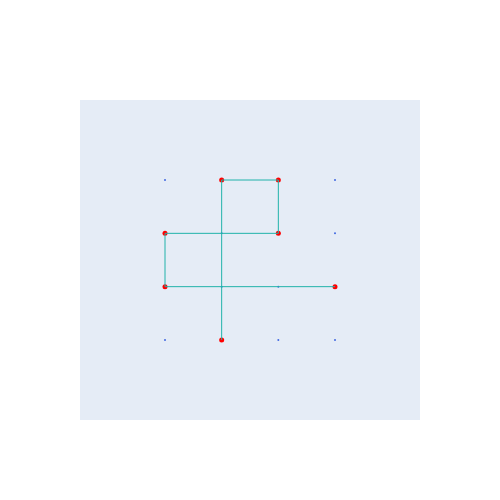

The notebook cell this image was saved under:
### Markdown cell above
### Connecting $\pm 1$'s on the matrix

### Code cell
fig = go.Figure()
figsize = (500, 500)
SIZE = 10
s = len(sqr.segments)
delta = SIZE/(s+1)

def trans(pair):
    return (pair[1] - pair[0]*1j)*delta +(3/2+1/2*1j)*delta + SIZE*1j

#--- Points ---
corners = dict(points=[], marker=dict(size=5.0, color="Red"),)
others = dict(points=[], marker=dict(size=2.0, color="RoyalBlue"),)

entry = np.nditer(M, flags=['multi_index'])
while not entry.finished:
    if entry[0]==0:
        others['points'].append(entry.multi_index)
    else:
        corners['points'].append(entry.multi_index)
    entry.iternext()

for pdict in [others, corners]:
    z_list = [trans(pair) for pair in pdict['points']]
    fig.add_trace(go.Scatter(
        x = [z.real for z in z_list],
        y = [z.imag for z in z_list],
        mode="markers",
        marker=pdict['marker'],
    ))

#--- Lines ---
lines = []
for k in range(s):
    for i in range(2):  # 0: horizontal lines, 1: vertical lines
        z = [trans(pair) for pair in corners['points'] if pair[i] == k]
        if len(z) == 2:
            lines.append(
                go.layout.Shape(
                    type="line",
                    x0=z[0].real, y0=z[0].imag,
                    x1=z[1].real, y1=z[1].imag,
                    line=dict(color="LightSeaGreen", width=1,),
                ))
               
#--- Update axes properties
options = dict(
    range=[0, SIZE+2*delta], 
    showticklabels=False,
    showgrid=False,
    zeroline=False,
)
fig.update_xaxes(options)
fig.update_yaxes(options)
#--- Set figure size and background color
fig.update_layout(
    width=figsize[0], height=figsize[1],
#     plot_bgcolor="white", 
    showlegend=False,
    shapes=lines
)
fig.show()

### Figure 1 — Plotly figure (JSON) as saved in the notebook; plotly's stock layout.template omitted (floating-point values rounded to 4 significant figures)
{"data": [{"marker": {"color": "RoyalBlue", "size": 2}, "mode": "markers", "type": "scatter", "x": [3.75, 11.25, 6.25, 11.25, 6.25, 8.75, 3.75, 8.75, 11.25], "y": [11.25, 11.25, 8.75, 8.75, 6.25, 6.25, 3.75, 3.75, 3.75]}, {"marker": {"color": "Red", "size": 5}, "mode": "markers", "type": "scatter", "x": [6.25, 8.75, 3.75, 8.75, 3.75, 11.25, 6.25], "y": [11.25, 11.25, 8.75, 8.75, 6.25, 6.25, 3.75]}], "layout": {"height": 500, "shapes": [{"line": {"color": "LightSeaGreen", "width": 1}, "type": "line", "x0": 6.25, "x1": 8.75, "y0": 11.25, "y1": 11.25}, {"line": {"color": "LightSeaGreen", "width": 1}, "type": "line", "x0": 3.75, "x1": 3.75, "y0": 8.75, "y1": 6.25}, {"line": {"color": "LightSeaGreen", "width": 1}, "type": "line", "x0": 3.75, "x1": 8.75, "y0": 8.75, "y1": 8.75}, {"line": {"color": "LightSeaGreen", "width": 1}, "type": "line", "x0": 6.25, "x1": 6.25, "y0": 11.25, "y1": 3.75}, {"line": {"color": "LightSeaGreen", "width": 1}, "type": "line", "x0": 3.75, "x1": 11.25, "y0": 6.25, "y1": 6.25}, {"line": {"color": "LightSeaGreen", "width": 1}, "type": "line", "x0": 8.75, "x1": 8.75, "y0": 11.25, "y1": 8.75}], "showlegend": false, "width": 500, "xaxis": {"range": [0, 15], "showgrid": false, "showticklabels": false, "zeroline": false}, "yaxis": {"range": [0, 15], "showgrid": false, "showticklabels": false, "zeroline": false}}}
